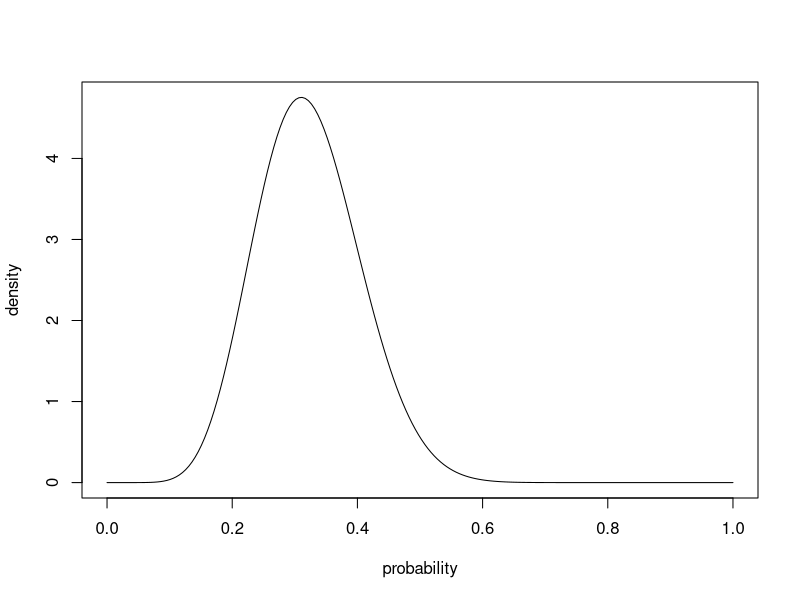
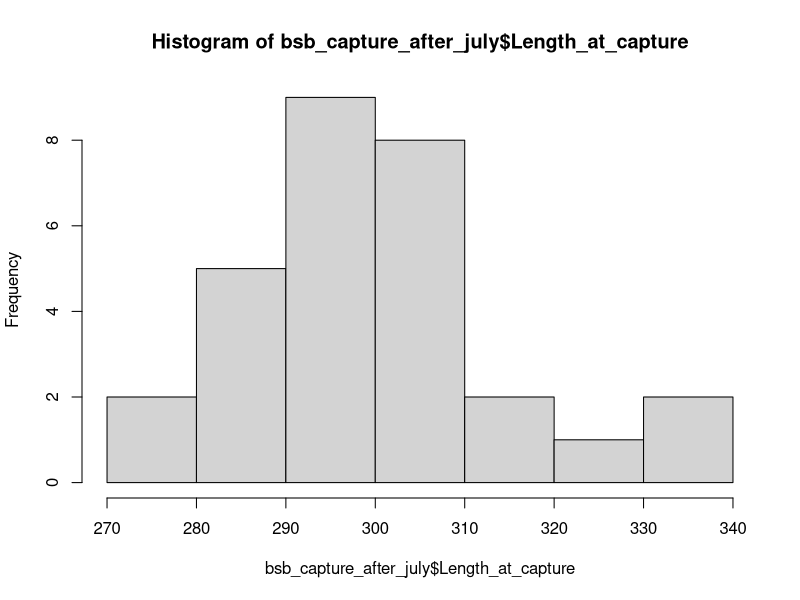
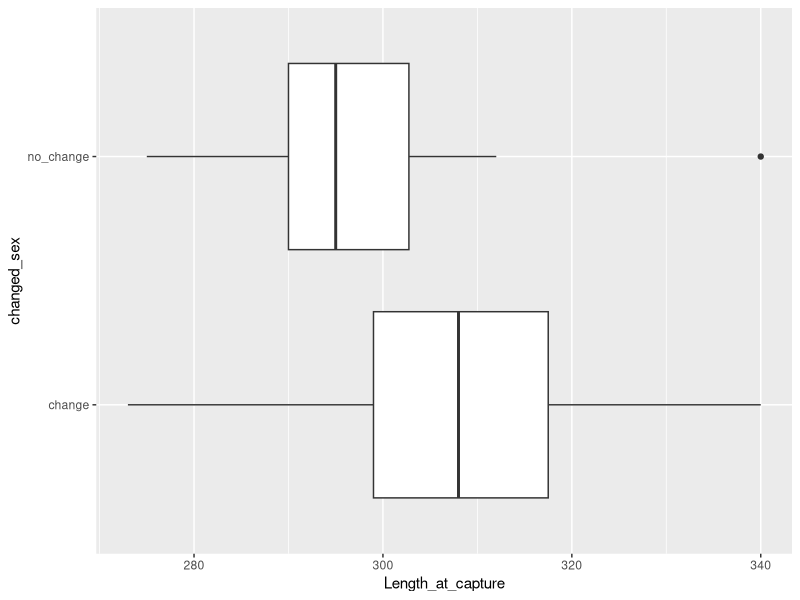
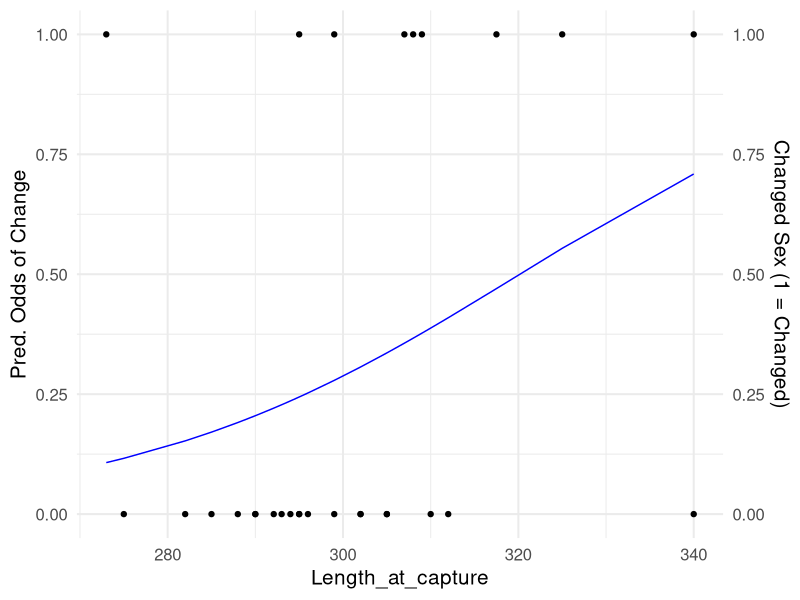

Source code (R) for these figures, in order:
library(readxl)
library(tidyverse)


# Objective 1 -------------------------------------------------------------

bsb_data <- read_xlsx('BSB_tagging_data.xlsx')

str(bsb_data) #date is in POSIXct

#remove rows with missing date for recapture
bsb_no_na_date <- bsb_data %>% 
  filter(!is.na(Date_at_recapture)) 
 
#pull out month
bsb_capture_after_july <- bsb_no_na_date %>% 
  mutate(
    month_at_recapture = as.numeric(format(Date_at_recapture, "%m")) 
    )

#Filter for after July, add changed_sex column
bsb_capture_after_july <- bsb_capture_after_july %>% 
  filter(month_at_recapture > 7, Sex_at_capture == "F") %>% 
  mutate(
    changed_sex = if_else(Sex_at_capture == Sex_at_recapture, "no_change", "change")
  )

#Proportion summary
bsb_change_summary <- bsb_capture_after_july %>% 
  summarise(
    n_obs = n(),
    n_changed = sum(changed_sex == 'change'),
    n_unchanged = sum(changed_sex == 'no_change'),
    changed_prop = sum(changed_sex == 'change') / n_obs
  )

probability = seq(0, 1, length = 200)
density <- dbeta(probability, shape1 = 10, shape2 = 21) #shape1 = # changed + 1, shape2 = # unchanged + 1

#A. Probability density function
plot(probability, density, type = 'l')

#B.
conf_int <- c(qbeta(.025, 10, 21), qbeta(.975, 10, 21))
conf_int

# Objective 2 -------------------------------------------------------------
#Make sex change binary variable
bsb_capture_after_july <- bsb_capture_after_july %>% 
  filter(month_at_recapture > 7, Sex_at_capture == "F") %>% 
  mutate(
    changed_sex_binary = if_else(Sex_at_capture == Sex_at_recapture, 0, 1)
  )

#Look at data
hist(bsb_capture_after_july$Length_at_capture)

ggplot(bsb_capture_after_july, aes(x = Length_at_capture, y = changed_sex)) +
  geom_boxplot()

#Make GLM
length_glm <- glm(changed_sex_binary ~ Length_at_capture, family = 'binomial', data = bsb_capture_after_july)

#A. 
summary(length_glm) #p = .11
coef(length_glm)

#B. 
#For every mm of length increase, log odds is expected to increase by .044. 

#C. 

predictors <- data.frame(Length_at_capture = bsb_capture_after_july$Length_at_capture,
                         Changed_sex = bsb_capture_after_july$changed_sex_binary)

predicted_odds <- predict.glm(length_glm, newdata = predictors, type = 'response')

length_and_odds_df <- data.frame(predictors, predicted_odds)

ggplot(length_and_odds_df, aes(x = Length_at_capture)) +
  geom_line(aes(y = predicted_odds), color = "blue") +
  geom_point(aes(y = Changed_sex * 1), color = "black") +       
  scale_y_continuous(
    name = "Pred. Odds of Change",
    sec.axis = sec_axis(~ . / 1, name = "Changed Sex (1 = Changed)")  #wasn't sure how to do this, used ChatGPT
  ) +
  theme_minimal(base_size = 15)
